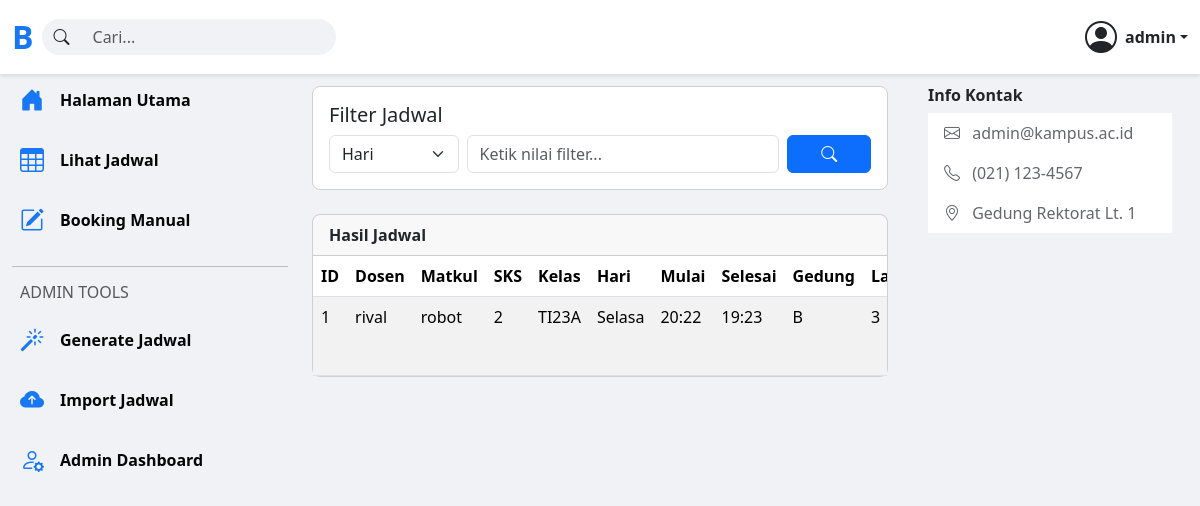
The page /jadwal (signed in) on the database its author committed.
### app/models.py (models this page shows)
class User(db.Model, UserMixin):
    id = db.Column(db.Integer, primary_key=True)
    username = db.Column(db.String(80), unique=True, nullable=False)
    password = db.Column(db.String(120), nullable=False)
    role = db.Column(db.String(80), nullable=False, default='dosen')

class Jadwal(db.Model):
    id = db.Column(db.Integer, primary_key=True)
    nama_dosen = db.Column(db.String(120), nullable=False)
    mata_kuliah = db.Column(db.String(120), nullable=False)
    sks = db.Column(db.Integer, nullable=False, default=0)
    kelas = db.Column(db.String(80), nullable=False)
    hari = db.Column(db.String(20), nullable=False)
    jam_mulai = db.Column(db.String(5), nullable=False)
    jam_selesai = db.Column(db.String(5), nullable=False)
    tipe_kelas = db.Column(db.String(20), nullable=False)
    user_id = db.Column(db.Integer, db.ForeignKey('user.id'))
    ruangan_id = db.Column(db.Integer, db.ForeignKey('ruangan.id'), nullable=True)
    user = db.relationship('User', backref='jadwal')
    @property
    def gedung(self):
        if self.tipe_kelas == 'Online' or not self.ruangan_obj:
            return 'Online'
        return self.ruangan_obj.lantai.gedung.nama_gedung
    @property
    def lantai(self):
        if self.tipe_kelas == 'Online' or not self.ruangan_obj:
            return 'N/A'
        return self.ruangan_obj.lantai.nama_lantai
    @property
    def ruangan(self):
        if self.tipe_kelas == 'Online' or not self.ruangan_obj:
            return 'Online'
        return self.ruangan_obj.nama_ruangan

class Gedung(db.Model):
    id = db.Column(db.Integer, primary_key=True)
    nama_gedung = db.Column(db.String(50), unique=True, nullable=False)
    lantai = db.relationship('Lantai', backref='gedung', cascade="all, delete-orphan", lazy=True)

class Lantai(db.Model):
    id = db.Column(db.Integer, primary_key=True)
    nama_lantai = db.Column(db.String(50), nullable=False)
    gedung_id = db.Column(db.Integer, db.ForeignKey('gedung.id'), nullable=False)
    ruangan = db.relationship('Ruangan', backref='lantai', cascade="all, delete-orphan", lazy=True)

### app/routes.py (the view, shortened to what this page needs)
@bp.route('/jadwal')
@login_required
def halaman_jadwal():
    filter_by = request.args.get('filter_by', 'Hari')
    filter_value = request.args.get('filter_value', '').strip()
    query = Jadwal.query
    jadwal_list = query.order_by(Jadwal.id.desc()).all()
    header = ["ID", "Dosen", "Matkul", "SKS", "Kelas", "Hari", "Mulai", "Selesai",
              "Gedung", "Lantai", "Ruangan", "Tipe"]
    return render_template('view_jadwal.html', header=header, jadwal_list=jadwal_list,
                           filter_by=filter_by, filter_value=filter_value)

### app/routes.py (called while the page is built)
@login_manager.user_loader
def load_user(user_id):
    return User.query.get(int(user_id))

### app/templates/view_jadwal.html (shortened to what this page needs)
{% extends "base.html" %}
{% block content %}
<div class="card mb-4">
    <div class="card-body">
        <h5 class="card-title">Filter Jadwal</h5>
        <form method="GET" action="{{ url_for('routes.halaman_jadwal') }}" class="row g-2 align-items-center">
            <div class="col-md-3">
                <select class="form-select" name="filter_by">
                    <option value="Hari" {% if filter_by == 'Hari' %}selected{% endif %}>Hari</option>
                </select>
            </div>
            <div class="col-md-7">
                <input type="text" class="form-control" name="filter_value" placeholder="Ketik nilai filter..." value="{{ filter_value }}">
            </div>
            <div class="col-md-2 d-grid">
                <button type="submit" class="btn btn-primary"><i class="bi bi-search"></i></button>
            </div>
        </form>
    </div>
</div>
<div class="card">
    <div class="card-header fw-bold">
        Hasil Jadwal
    </div>
    <div class="card-body p-0">
        {% if jadwal_list %}
       <div class="table-responsive">
    <table class="table table-striped table-hover mb-0">
        <thead>
            <tr>
                {% for col in header %}
                    <th scope="col">{{ col }}</th>
                {% endfor %}
            </tr>
        </thead>
        <tbody>
            {% for item in jadwal_list %}
            <tr>
                <td>{{ item.id }}</td>
                <td>{{ item.nama_dosen }}</td>
                <td>{{ item.mata_kuliah }}</td>
                <td>{{ item.sks }}</td>
                <td>{{ item.kelas }}</td>
                <td>{{ item.hari }}</td>
                <td>{{ item.jam_mulai }}</td>
                <td>{{ item.jam_selesai }}</td>
                <td>{{ item.gedung }}</td>
                <td>{{ item.lantai }}</td>
            </tr>
            {% endfor %}
        </tbody>
    </table>
</div>
        {% else %}
        <div class="text-center p-4 text-muted">
            Tidak ada jadwal yang ditemukan.
        </div>
        {% endif %}
    </div>
</div>
{% endblock %}

### app/templates/base.html (shortened to what this page needs)
<!DOCTYPE html>
<html lang="id">
<head>
    <link href="https://cdn.jsdelivr.net/npm/bootstrap@5.3.3/dist/css/bootstrap.min.css" rel="stylesheet">
    <link rel="stylesheet" href="https://cdn.jsdelivr.net/npm/bootstrap-icons@1.11.3/font/bootstrap-icons.min.css">
</head>
<body>
    <header class="header-fb">
        <nav class="navbar">
            <div class="container-fluid">
                <div class="d-flex align-items-center">
                    <a class="navbar-brand me-2" href="{{ url_for('routes.landing_page') }}">B</a>
                    <div class="input-group d-none d-lg-flex">
                        <span class="input-group-text border-0 rounded-pill rounded-end-0"><i class="bi bi-search"></i></span>
                        <input type="text" class="form-control border-0 rounded-pill rounded-start-0" style="background-color: #F0F2F5;" placeholder="Cari...">
                    </div>
                </div>
                <div class="d-flex align-items-center">
                    {% if current_user.is_authenticated %}
                        <div class="dropdown">
                             <a href="#" class="d-flex align-items-center text-decoration-none text-dark dropdown-toggle" data-bs-toggle="dropdown">
                                <i class="bi bi-person-circle fs-2 me-2"></i>
                                <span class="fw-bold d-none d-md-block">{{ current_user.username }}</span>
                            </a>
                        </div>
                    {% else %}
                        <a href="{{ url_for('routes.login') }}" class="btn btn-primary">Login</a>
                    {% endif %}
                </div>
            </div>
        </nav>
    </header>
    <main class="main-layout">
        <div class="container-fluid">
            <div class="row">
                <div class="col-lg-3 d-none d-lg-block">
                    <aside class="left-sidebar">
                        <ul class="nav flex-column">
                            {% if current_user.is_authenticated %}
                                <li class="nav-item">
                                    <a class="nav-link" href="{{ url_for('routes.landing_page') }}">
                                        <i class="bi bi-house-door-fill"></i> Halaman Utama
                                    </a>
                                </li>
                                <li class="nav-item">
                                    <a class="nav-link" href="{{ url_for('routes.halaman_jadwal') }}">
                                        <i class="bi bi-table"></i> Lihat Jadwal
                                    </a>
                                </li>
                                <li class="nav-item">
                                    <a class="nav-link" href="{{ url_for('routes.halaman_booking') }}">
                                        <i class="bi bi-pencil-square"></i> Booking Manual
                                    </a>
                                </li>
                                {% if current_user.role == 'admin' %}
                                    <hr>
                                    <h6 class="text-muted ps-2">ADMIN TOOLS</h6>
                                     <li class="nav-item">
                                        <a class="nav-link" href="{{ url_for('routes.halaman_generate') }}">
                                            <i class="bi bi-magic"></i> Generate Jadwal
                                        </a>
                                    </li>
                                     <li class="nav-item">
                                        <a class="nav-link" href="{{ url_for('routes.halaman_import') }}">
                                            <i class="bi bi-cloud-arrow-up-fill"></i> Import Jadwal
                                        </a>
                                    </li>
                                    <li class="nav-item">
                                        <a class="nav-link" href="{{ url_for('routes.admin_dashboard') }}">
                                            <i class="bi bi-person-gear"></i> Admin Dashboard
                                        </a>
                                    </li>
                                {% endif %}
                            {% endif %}
                        </ul>
                    </aside>
                </div>
                <div class="col-lg-6 col-md-9 mx-auto">
                    <div class="content-column py-3">
                        {% block content %}{% endblock %}
                    </div>
                </div>
                <div class="col-lg-3 d-none d-lg-block">
                    <aside class="right-sidebar">
                        <div class="p-3">
                            <h6 class="fw-bold">Info Kontak</h6>
                            <ul class="list-group list-group-flush">
                                <li class="list-group-item"><i class="bi bi-envelope me-2"></i> admin@kampus.ac.id</li>
                                <li class="list-group-item"><i class="bi bi-telephone me-2"></i> (021) 123-4567</li>
                                <li class="list-group-item"><i class="bi bi-geo-alt me-2"></i> Gedung Rektorat Lt. 1</li>
                            </ul>
                        </div>
                    </aside>
                </div>
            </div>
        </div>
    </main>
</body>
</html>

### app/templates/base.html (style rules this page uses)
:root { --facebook-blue: #1877F2; --background-gray: #F0F2F5; --card-background: #FFFFFF; --header-background: #FFFFFF; --text-primary: #050505; --text-secondary: #65676B; --divider: #CED0D4; }
body { background-color: var(--background-gray); font-family: 'Segoe UI', Roboto, Helvetica, Arial, sans-serif; }
.header-fb { background-color: var(--header-background); box-shadow: 0 2px 4px rgba(0, 0, 0, .1); position: fixed; top: 0; width: 100%; z-index: 1030; }
.header-fb .navbar-brand { color: var(--facebook-blue); font-weight: bold; font-size: 2rem; }
.header-fb .input-group-text { background-color: var(--background-gray); border-right: none; }
.header-fb .form-control { border-left: none; }
.main-layout { padding-top: 70px; }
.left-sidebar { position: sticky; top: 80px; height: calc(100vh - 80px); }
.left-sidebar .nav-link { display: flex; align-items: center; padding: 0.75rem 0.5rem; font-weight: 600; color: var(--text-primary); border-radius: 0.375rem; }
.left-sidebar .nav-link i { font-size: 1.5rem; margin-right: 1rem; color: var(--facebook-blue); }
.content-column .card { background-color: var(--card-background); border: 1px solid var(--divider); border-radius: 8px; }
.right-sidebar { position: sticky; top: 80px; height: calc(100vh - 80px); }
.right-sidebar .list-group-item { border: none; color: var(--text-secondary); }

### rows shown on the page
User: username "admin"
Jadwal: id "1", nama_dosen "rival", mata_kuliah "robot", sks "2", kelas "TI23A", hari "Selasa", jam_mulai "20:22", jam_selesai "19:23", gedung "B", lantai "3"

### other values the page prints
{{ col }} "ID" "Dosen" "Matkul" "SKS" "Kelas" "Hari" "Mulai" "Selesai" "Gedung"
